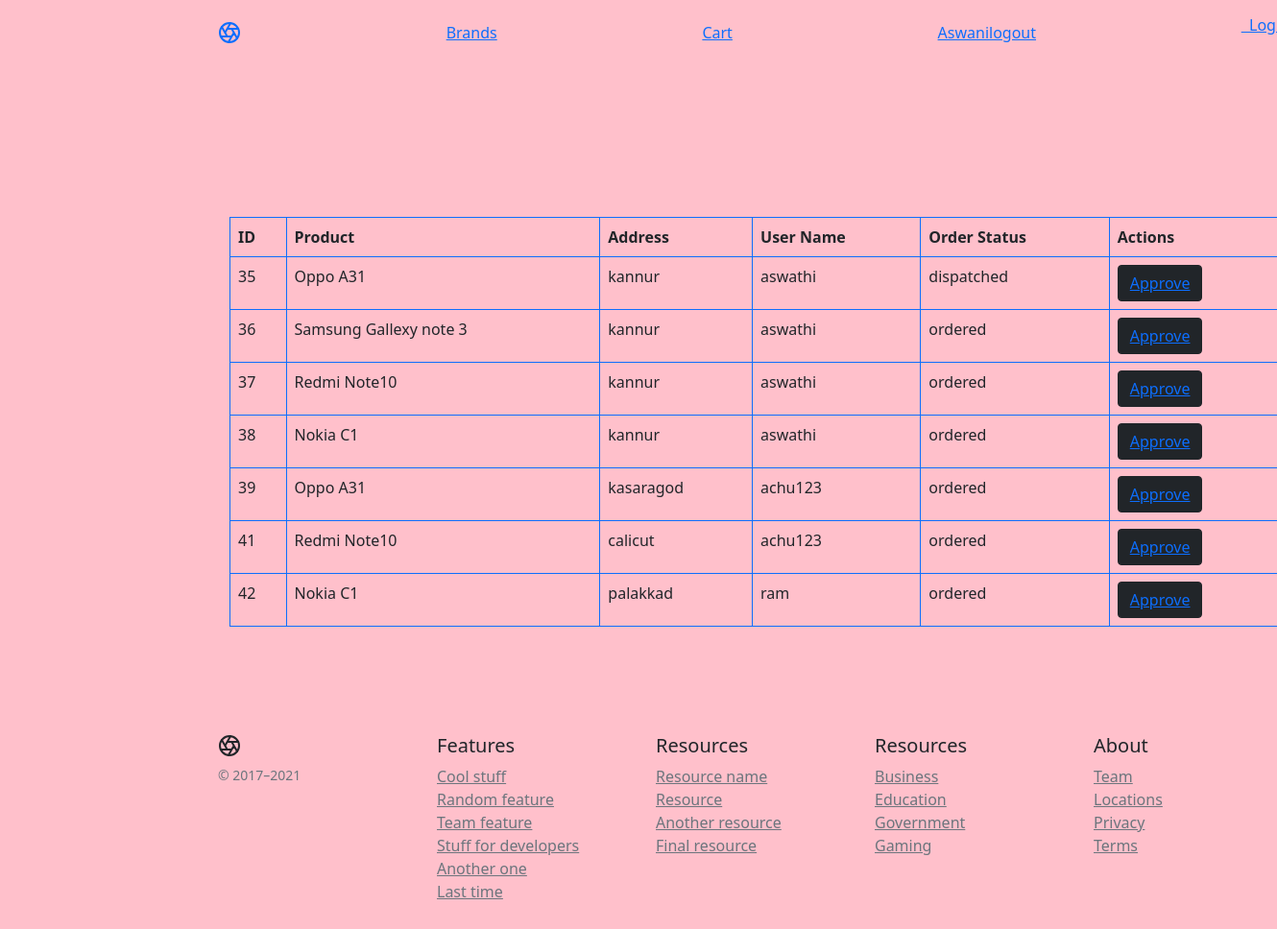
Screenshot of /mobile/orders (signed in) with the database file from the repository.
### mobile/models.py (models this page shows)
class Orders(models.Model):
    product = models.ForeignKey(Mobile, on_delete=models.CASCADE)
    address = models.CharField(max_length=200)
    user = models.CharField(max_length=120)
    choices = [
        (" ordered ", "ordered"),
        ("dispatched", "dispatched"),
        ("cancelled", "cancelled")
    ]
    status = models.CharField(max_length=10,choices=choices,default="ordered")

class Mobile(models.Model):
    mobile_name=models.CharField(max_length=120)
    brand=models.ForeignKey(Brands,on_delete=models.CASCADE)
    price=models.IntegerField(null=False)
    model_name=models.CharField(max_length=80)
    specs=models.CharField(max_length=250)
    desc=models.CharField(max_length=120)
    image=models.ImageField(upload_to='images')
    def __str__(self):
        return self.mobile_name

### mobile/views.py (the view)
    def wrapper(req,**kwargs):
        if not req.user.is_superuser:
            return redirect("error-page")
        else:
            return func(req,**kwargs)

### mobile/context_processors.py (called while the page is built)
def brand_list(request):
    return {
       'all_brands': Brands.objects.all()
    }

### mobile/views.py (called while the page is built)
def admin_permission_required(func):
    def wrapper(req,**kwargs):
        if not req.user.is_superuser:
            return redirect("error-page")
        else:
            return func(req,**kwargs)
    return wrapper

@admin_permission_required
def view_orders(req):
    context = {}
    orders = Orders.objects.all().exclude(status="cancelled")
    context["orders"] = orders
    if req.method == "POST":
        print("post req")
    return render(req, "mobile/orders_list.html", context)

### mobile/templates/mobile/orders_list.html (shortened to what this page needs)
{% extends 'mobile/base.html' %}
{% block body_block %}
<div class="container">
    <div class="row">
        <div class="col-lg-12">
{% if orders %}
 <table class="table table-bordered border-primary">
  <thead>
    <tr>
        <th scope="col">ID</th>
      <th scope="col">Product</th>
        <th scope="col">Address</th>
        <th scope="col">User Name</th>
        <th scope="col">Order Status</th>
        <th scope="col">Actions</th>
          </tr>
  </thead>
  <tbody>
  {% for order in orders %}
    <tr>
        <td>{{ order.id }}</td>
      <td>{{ order.product }}</td>
        <td>{{ order.address }}</td>
        <td>{{ order.user }}</td>
        <td>{{ order.status}}</td>
        <td>
    <form action="" method="post">{%csrf_token%}<button type="submit" class="btn btn-dark"><a href="{%url 'order-approve' order.id%}">Approve</a></button></form>
        </td>
    </tr>
  {% endfor %}
      </tbody>
</table></div>
{%else%}
                <h3>No new orders</h3>
{% endif %}
            </div>
        </div>
{% endblock %}

### mobile/templates/mobile/base.html (shortened to what this page needs)
<!doctype html>
{%load static%}
<html lang="en">
  <head>
<link href="{%static 'css/assets/dist/css/bootstrap.min.css'%}" rel="stylesheet">
    <link href="{%static 'css/product.css'%}" rel="stylesheet">
  </head>
  <body>
<header class="site-header sticky-top py-1">
  <nav class="container d-flex flex-column flex-md-row justify-content-between">
    <a class="py-2" href="#" aria-label="Product">
    </a>
    <a class="py-2 d-none d-md-inline-block" href="{%url 'brandsList'%}"><span>{{request.product}}Brands</a>
    <a class="py-2 d-none d-md-inline-block" href="{%url 'cart-items'%}"><span>{{request.product}}Cart</a>
    <a class="py-2 d-none d-md-inline-block" href="{%url 'user-logout'%}"><span>{{request.user}}logout</a>
    <a href="{% url 'login' %}" >&nbsp;&nbsp;Login</a>
  </nav>
</header>
<br>
<br>
<br>
<br>
<br>
<br>
<br>
<div class="container">
      {%block body_block%}
      {% endblock %}
</div>
<br>
<br>
  <footer class="container py-5">
  <div class="row">
    <div class="col-12 col-md">
      <small class="d-block mb-3 text-muted">&copy; 2017–2021</small>
    </div>
    <div class="col-6 col-md">
      <h5>Features</h5>
      <ul class="list-unstyled text-small">
        <li><a class="link-secondary" href="#">Cool stuff</a></li>
        <li><a class="link-secondary" href="#">Random feature</a></li>
        <li><a class="link-secondary" href="#">Team feature</a></li>
        <li><a class="link-secondary" href="#">Stuff for developers</a></li>
        <li><a class="link-secondary" href="#">Another one</a></li>
        <li><a class="link-secondary" href="#">Last time</a></li>
      </ul>
    </div>
    <div class="col-6 col-md">
      <h5>Resources</h5>
      <ul class="list-unstyled text-small">
        <li><a class="link-secondary" href="#">Resource name</a></li>
        <li><a class="link-secondary" href="#">Resource</a></li>
        <li><a class="link-secondary" href="#">Another resource</a></li>
        <li><a class="link-secondary" href="#">Final resource</a></li>
      </ul>
    </div>
    <div class="col-6 col-md">
      <h5>Resources</h5>
      <ul class="list-unstyled text-small">
        <li><a class="link-secondary" href="#">Business</a></li>
        <li><a class="link-secondary" href="#">Education</a></li>
        <li><a class="link-secondary" href="#">Government</a></li>
        <li><a class="link-secondary" href="#">Gaming</a></li>
      </ul>
    </div>
    <div class="col-6 col-md">
      <h5>About</h5>
      <ul class="list-unstyled text-small">
        <li><a class="link-secondary" href="#">Team</a></li>
        <li><a class="link-secondary" href="#">Locations</a></li>
        <li><a class="link-secondary" href="#">Privacy</a></li>
        <li><a class="link-secondary" href="#">Terms</a></li>
      </ul>
    </div>
  </div>
</footer>
  </body>
</html>

### mobile/static/css/product.css (style rules this page uses)
body { background-color:pink; position:relative; left:120px; padding-top:10px; }

### rows the page displays
Orders: id "35", product "Oppo A31", address "kannur", user "aswathi", status "dispatched"
Orders: id "36", product "Samsung Gallexy note 3", address "kannur", user "aswathi", status "ordered"
Orders: id "37", product "Redmi Note10", address "kannur", user "aswathi", status "ordered"
Orders: id "38", product "Nokia C1", address "kannur", user "aswathi", status "ordered"
Orders: id "39", product "Oppo A31", address "kasaragod", user "achu123", status "ordered"
Orders: id "41", product "Redmi Note10", address "calicut", user "achu123", status "ordered"
Orders: id "42", product "Nokia C1", address "palakkad", user "ram", status "ordered"

### other values shown
{{ request.user }} "Aswani"
